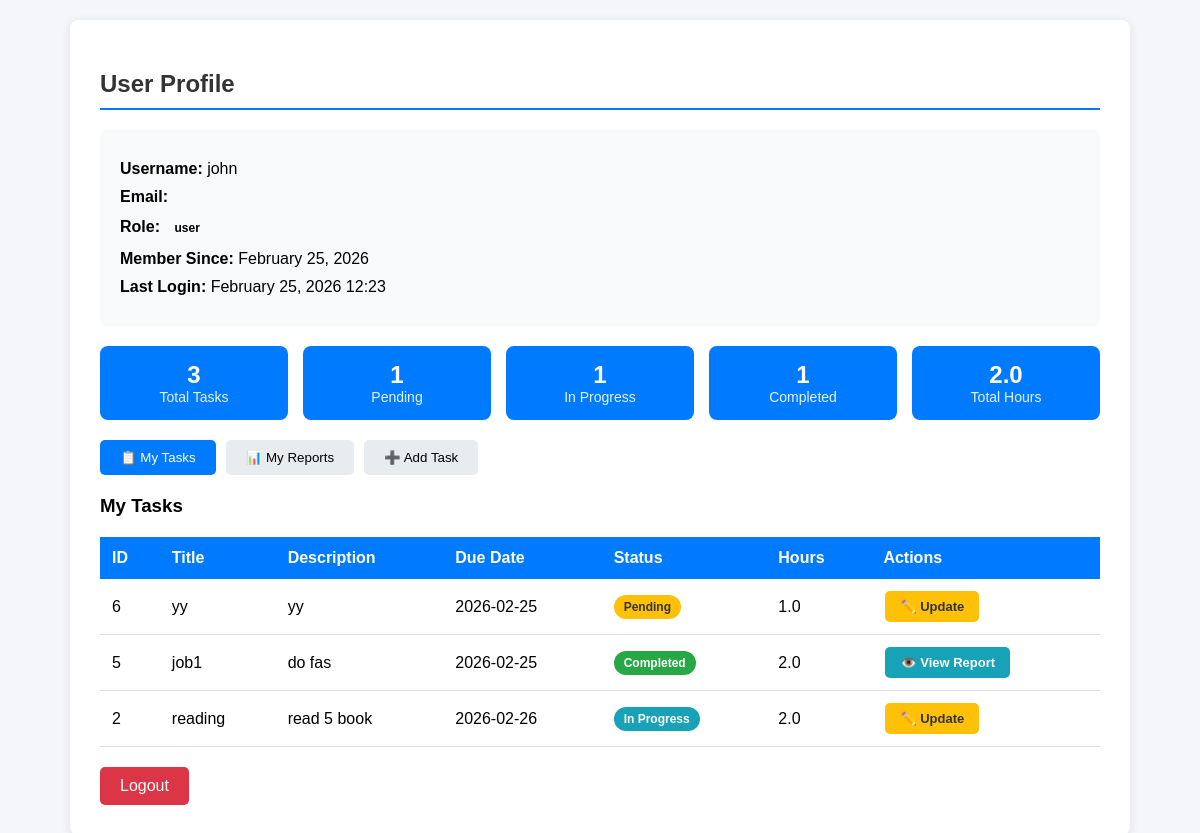
The page /profile/ (signed in) on the database its author committed.
### accounts/models.py (models this page shows, shortened)
class Profile(models.Model):
    ROLE_CHOICES = (
        ('superadmin', 'SuperAdmin'),
        ('admin', 'Admin'),
        ('user', 'User'),
    )
    user = models.OneToOneField(User, on_delete=models.CASCADE)
    role = models.CharField(max_length=20, choices=ROLE_CHOICES, default='user')
    assigned_admin = models.ForeignKey(
        User,
        on_delete=models.SET_NULL,
        null=True,
        blank=True,
        related_name='users_under_admin'
    )

### tasks/models.py (models this page shows, shortened)
class Task(models.Model):
    STATUS_CHOICES = [
        ('pending', 'Pending'),
        ('in_progress', 'In Progress'),
        ('completed', 'Completed'),
    ]
    title = models.CharField(max_length=200)
    description = models.TextField(blank=True)
    user = models.ForeignKey(User, on_delete=models.CASCADE, related_name='tasks')  # This is 'user' not 'assigned_to'
    due_date = models.DateField()
    status = models.CharField(max_length=20, choices=STATUS_CHOICES, default='pending')
    completion_report = models.TextField(blank=True, null=True)
    worked_hours = models.FloatField(blank=True, null=True)
    created_at = models.DateTimeField(auto_now_add=True)
    updated_at = models.DateTimeField(auto_now=True)
    def get_status_display(self):
        return dict(self.STATUS_CHOICES).get(self.status, self.status)

### accounts/views.py (the view)
# urls.py: path('profile/', profile_view, name='profile'),
@login_required
def profile_view(request):
    user = request.user
    tasks = Task.objects.filter(user=user).order_by('-created_at')
    total_tasks = tasks.count()
    pending_tasks = tasks.filter(status='pending').count()
    in_progress_tasks = tasks.filter(status='in_progress').count()
    completed_tasks = tasks.filter(status='completed').count()
    total_hours = tasks.filter(
        status='completed'
    ).aggregate(Sum('worked_hours'))['worked_hours__sum'] or 0
    completed_tasks_list = tasks.filter(status='completed').order_by('-updated_at')
    context = {
        'user': user,
        'tasks': tasks,
        'total_tasks': total_tasks,
        'pending_tasks': pending_tasks,
        'in_progress_tasks': in_progress_tasks,
        'completed_tasks': completed_tasks,
        'total_hours': round(total_hours, 1),
        'completed_tasks_list': completed_tasks_list,
    }
    return render(request, 'profile.html', context)

### templates/profile.html (shortened to what this page needs)
<!DOCTYPE html>
<html>
<head>
</head>
<body>
<div class="container">
    <h2>User Profile</h2>
    <div class="profile-info">
        <p><strong>Username:</strong> {{ user.username }}</p>
        <p><strong>Email:</strong> {{ user.email }}</p>
        <p><strong>Role:</strong> <span class="status-badge">{{ user.profile.role }}</span></p>
        <p><strong>Member Since:</strong> {{ user.date_joined|date:"F j, Y" }}</p>
        <p><strong>Last Login:</strong> {{ user.last_login|date:"F j, Y H:i" }}</p>
    </div>
    <div class="stats-grid">
        <div class="stat-card">
            <div class="number">{{ total_tasks }}</div>
            <div class="label">Total Tasks</div>
        </div>
        <div class="stat-card">
            <div class="number">{{ pending_tasks }}</div>
            <div class="label">Pending</div>
        </div>
        <div class="stat-card">
            <div class="number">{{ in_progress_tasks }}</div>
            <div class="label">In Progress</div>
        </div>
        <div class="stat-card">
            <div class="number">{{ completed_tasks }}</div>
            <div class="label">Completed</div>
        </div>
        <div class="stat-card">
            <div class="number">{{ total_hours }}</div>
            <div class="label">Total Hours</div>
        </div>
    </div>
    <div class="tabs">
        <button class="tab active" onclick="showTab('tasks')">📋 My Tasks</button>
        <button class="tab" onclick="showTab('reports')">📊 My Reports</button>
        <button class="tab" onclick="showTab('add')">➕ Add Task</button>
    </div>
    <div id="tasks" class="tab-content active">
        <h3>My Tasks</h3>
        {% if tasks %}
        <table>
            <thead>
                <tr>
                    <th>ID</th>
                    <th>Title</th>
                    <th>Description</th>
                    <th>Due Date</th>
                    <th>Status</th>
                    <th>Hours</th>
                    <th>Actions</th>
                </tr>
            </thead>
            <tbody>
                {% for task in tasks %}
                <tr>
                    <td>{{ task.id }}</td>
                    <td>{{ task.title }}</td>
                    <td>{{ task.description|truncatechars:50 }}</td>
                    <td>{{ task.due_date|date:"Y-m-d" }}</td>
                    <td>
                        <span class="status-badge status-{{ task.status }}">
                            {{ task.get_status_display|default:task.status|title }}
                        </span>
                    </td>
                    <td>{{ task.worked_hours|default:"-" }}</td>
                    <td class="action-buttons">
                        {% if task.status != 'completed' %}
                            <button class="btn btn-warning btn-sm" onclick="openUpdateModal({{ task.id }}, '{{ task.title }}', '{{ task.status }}')">✏️ Update</button>
                        {% else %}
                            <button class="btn btn-info btn-sm" onclick="viewReport({{ task.id }})">👁️ View Report</button>
                        {% endif %}
                    </td>
                </tr>
                {% endfor %}
            </tbody>
        </table>
        {% else %}
        <p style="text-align: center; padding: 30px; color: #666;">No tasks assigned yet.</p>
        {% endif %}
    </div>
    <a href="{% url 'logout' %}" class="logout-btn" onclick="return confirm('Are you sure you want to logout?')">Logout</a>
</div>
</body>
</html>

### templates/profile.html (style rules this page uses)
body { font-family: Arial, sans-serif; background: #f4f6f9; margin: 0; padding: 20px; }
.container { max-width: 1000px; margin: 0 auto; background: white; padding: 30px; border-radius: 8px; box-shadow: 0 2px 10px rgba(0,0,0,0.1); }
h2 { color: #333; border-bottom: 2px solid #007bff; padding-bottom: 10px; }
.profile-info { background: #f8f9fa; padding: 20px; border-radius: 8px; margin-bottom: 20px; }
.profile-info p { margin: 10px 0; font-size: 16px; }
.stats-grid { display: grid; grid-template-columns: repeat(auto-fit, minmax(150px, 1fr)); gap: 15px; margin: 20px 0; }
.stat-card { background: #007bff; color: white; padding: 15px; border-radius: 8px; text-align: center; }
.stat-card .number { font-size: 24px; font-weight: bold; }
.stat-card .label { font-size: 14px; opacity: 0.9; }
table { width: 100%; border-collapse: collapse; margin-top: 20px; }
th { background: #007bff; color: white; padding: 12px; text-align: left; }
td { padding: 12px; border-bottom: 1px solid #ddd; }
.status-badge { padding: 5px 10px; border-radius: 15px; font-size: 12px; font-weight: bold; display: inline-block; }
.status-pending { background: #ffc107; color: #333; }
.status-in_progress { background: #17a2b8; color: white; }
.status-completed { background: #28a745; color: white; }
.logout-btn { background: #dc3545; color: white; padding: 10px 20px; text-decoration: none; border-radius: 5px; display: inline-block; margin-top: 20px; }
.tabs { display: flex; gap: 10px; margin: 20px 0; flex-wrap: wrap; }
.tab { padding: 10px 20px; cursor: pointer; border: none; background: #e9ecef; border-radius: 5px; }
.tab.active { background: #007bff; color: white; }
.tab-content { display: none; }
.tab-content.active { display: block; }
.btn { padding: 8px 15px; border: none; border-radius: 5px; cursor: pointer; font-size: 13px; font-weight: bold; margin: 0 2px; text-decoration: none; display: inline-block; }
.btn-warning { background: #ffc107; color: #333; }
.btn-info { background: #17a2b8; color: white; }
.action-buttons { display: flex; gap: 5px; flex-wrap: wrap; }

### rows shown on the page
Task: id "6", title "yy", description "yy", due_date "2026-02-25", status "Pending", worked_hours "1.0"
Task: id "5", title "job1", description "do fas", due_date "2026-02-25", status "Completed", worked_hours "2.0"
Task: id "2", title "reading", description "read 5 book", due_date "2026-02-26", status "In Progress", worked_hours "2.0"

### other values the page prints
{{ user.username }} "john"
{{ user.profile.role }} "user"
{{ user.date_joined|date:"F j, Y" }} "February 25, 2026"
{{ user.last_login|date:"F j, Y H:i" }} "February 25, 2026 12:23"
{{ total_tasks }} "3"
{{ pending_tasks }} "1"
{{ in_progress_tasks }} "1"
{{ completed_tasks }} "1"
{{ total_hours }} "2.0"
